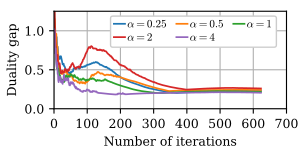

Reproduce this figure in Python.
import os
import pandas as pd
import numpy as np
import matplotlib.pyplot as plt
from sim_src.util import GET_LOG_PATH_FOR_SIM_SCRIPT

FONT_SIZE = 9
fig_width_px = 300
fig_height_px = 150
dpi = 100  # Typical screen DPI, adjust if necessary
fig_width_in = fig_width_px / dpi
fig_height_in = fig_height_px / dpi

plt.rc('font', family='serif')
plt.rc('mathtext', fontset='cm')
plt.rc('font', size=FONT_SIZE)  # Default font size
plt.rc('axes', titlesize=FONT_SIZE)  # Font size of the axes title
plt.rc('axes', labelsize=FONT_SIZE)  # Font size of the x and y labels
plt.rc('xtick', labelsize=FONT_SIZE)  # Font size of the tick labels
plt.rc('ytick', labelsize=FONT_SIZE)  # Font size of the tick labels
plt.rc('legend', fontsize=FONT_SIZE)  # Font size for legends

data_name_list = [r"$\alpha=0.25$", r"$\alpha=0.5$", r"$\alpha=1$", r"$\alpha=2$", r"$\alpha=4$"]
current_dir = os.path.dirname(os.path.abspath(__file__))



# Plot the data
fig, axs = plt.subplots(1,1,)
fig.set_size_inches(fig_width_in, fig_height_in)  # 3.5 inches width, height adjusted to maintain aspect ratio

# Plot settings
markers = ['+', 'x', 'd']  # Different markers for each line
bar_fill_patterns = ['///', '\\\\\\', '---','+', 'x', 'o']


data_points = np.zeros((3,11))

data_file = os.path.join(current_dir, "sim_convergence_alp/sim_convergence_alp-2025-June-24-22-43-37-ail/mmw-dual-10-75-4")
data = np.genfromtxt(data_file, delimiter=',')
lines = []
colors = ["#FC5A50","#FF8C00","#069AF3"]
for i in range(5):
    ub = data[2*i, 3:]
    lb = data[2*i+1, 3:]
    gap = ub-lb
    gap = gap/gap[0]
    
    line, = axs.plot(gap, linestyle='-', linewidth=1.25)
    lines.append(line)



axs.set_position([0.18, 0.275, 0.775, 0.65])
# Add labels and title
axs.set_xlabel(r'Number of iterations')
axs.grid(True)
axs.set_axisbelow(True)



# axs[0].set_ylabel(r'Number of iterations')
axs.set_ylabel(r'Duality gap')
# # uu = 5*20
# # ll = 15*20
axs.set_xlim(50, 700)
axs.set_xticks(100*np.arange(8))
#
# # axs[1].set_xlim(uu, ll)
# # axs[2].set_xlim(uu, ll)
axs.set_ylim(0, 1.25)
# axs[1].set_ylim(0, 10)
# axs.set_xticks(index)
# axs.set_xticklabels([x*20 for x in index])
# axs[1].set_yticks([0,2,4,6,8,10])
# axs[0].set_yscale('log')
# axs[1].set_yscale('log')


# Add a legend
ncol = 3  # Number of columns in the legend
h, l = lines, data_name_list
nrows = -(-len(h) // ncol)                         # ceiling division
idx   = np.arange(len(h))
pad   = nrows * ncol - len(idx)
idx   = np.concatenate([idx, np.full(pad, -1)])    # pad
order = idx.reshape(nrows, ncol).T.ravel()
order = order[order >= 0]                          # drop sentinels
h = [h[i] for i in order]
l = [l[i] for i in order]
fig.legend(h, l ,fontsize=FONT_SIZE-1, loc='upper right', bbox_to_anchor=(0.925, 0.9),ncol = ncol ,borderaxespad=0.1,handlelength=1., handleheight= 1, handletextpad=0.2, 
 # frameon=True,          # draw a frame
# fancybox=False,        # <-- square corners (like MATLAB)
# edgecolor='black',     # black  frame edge
# facecolor='white',     # white background
framealpha=1,          # fully opaque
borderpad=0.3,         # tight inner padding (font-size units)
labelspacing=0.2,      # tight vertical space between rows
columnspacing=0.8,      # space between columns
)

# axs[0].legend(fontsize=8, loc='lower left', bbox_to_anchor=(0, 1.02, 5,0.1), ncol=3,borderaxespad=0.)
# plt.subplots_adjust(left=0.175, right=0.95,bottom=0.175,top=0.95)


# Save the figure as a PDF
output_path = os.path.join(current_dir, os.path.splitext(os.path.basename(__file__))[0]) + '.pdf'

fig.savefig(output_path, format='pdf', pad_inches=0.)

# Display the plot
plt.show()
